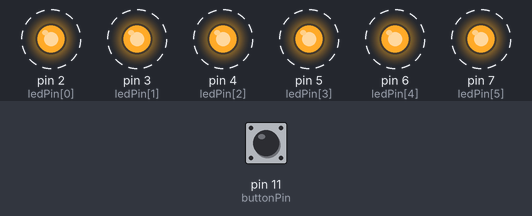
Bench run of a sketch on a simulated Arduino Uno, built with avr-gcc and run on an emulated ATmega328P. Shown: output pins drawn as LEDs (lit = HIGH). Dashed ring = blinking. Inputs (shaded band) come from the test bench; at power-on: pin 11 (buttonPin) LOW.

Above: at 0.46 s.
1.3 s: pin 11 (buttonPin) pulled HIGH for 0.15 s
At 1.69 s:
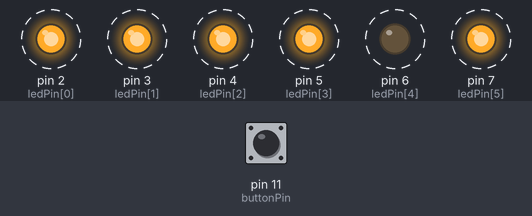
4.4 s: pin 11 (buttonPin) pulled HIGH for 1 s
At 5.08 s:
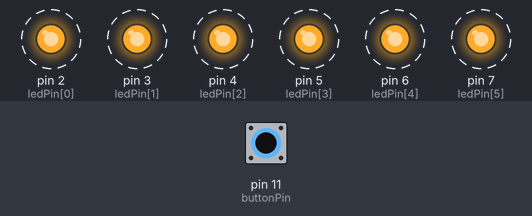
7.4 s: pin 11 (buttonPin) pulled HIGH for 3.2 s
At 8.47 s:
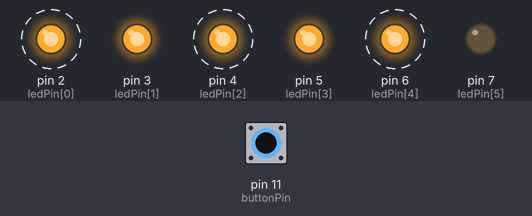
Timing chart, 0 to 18.1 s (numbered marks = the images above; inputs shaded):
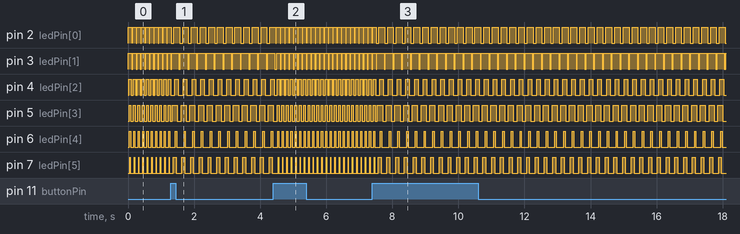

The sketch:

BT_6led.ino
```cpp
byte ledPin[] = {2,3,4,5,6,7};
byte ledPin2[]= {2,4,6};
byte ledPin1[]= {3,5,7};
byte pinCount;
byte pinCount1;
byte pinCount2;

const int buttonPin = 11;

int buttonState = 0;
int lastButtonState = 0;
int buttonPushCounter = 1;

void setup() {
  // put your setup code here, to run once:
  pinMode(buttonPin,INPUT);
  pinCount = sizeof(ledPin);
  pinCount2= sizeof(ledPin2);
  pinCount1= sizeof(ledPin1);
  for (int i=0; i<pinCount; i++){
    pinMode(ledPin[i], OUTPUT);
    //digitalWrite(ledPin[i],LOW);
  }
  //Serial.begin(9600);
}

void loop() {
  // put your main code here, to run repeatedly:
  //int buttonStatus = digitalRead(button);
  // Serial.println(buttonStatus);
  buttonState = digitalRead(buttonPin);

  if (buttonState != lastButtonState){
    if(buttonState == HIGH){
      buttonPushCounter++;
    }else {
   }
  }
  lastButtonState = buttonState;


  if (buttonPushCounter % 2 == 0){
    for (int i=0; i < pinCount1; i++){
      digitalWrite(ledPin1[i], HIGH);
      delay(22);
      }
    for (int i=0; i < pinCount2; i++){
      digitalWrite(ledPin2[i], HIGH);
      delay(22);
    }

    for (int i=pinCount - 1; i >= 0; i--){
      digitalWrite(ledPin[i], LOW);
      delay(22);
    }
  }else {
    for (int i=0; i < pinCount; i++){
    digitalWrite(ledPin[i], HIGH);
    delay(11);
    }
    for (int i=pinCount -1; i >= 0; i--){
    digitalWrite(ledPin[i], LOW);
    delay(11);
    }


   }

}

//    do{
//        if(buttonState == HIGH){
//          buttonPushCounter++;
//          for (int i=0; i < pinCount; i++){
//            digitalWrite(ledPin[i], HIGH);
//            //delay(22);
//            }
//          for (int i=pinCount-1; i >= 0; i--){
//            digitalWrite(ledPin[i], LOW);
//            //delay(22);
//            }
//        }else{}
//      }while(buttonPushCounter %2 == 0);
```

Measured:
- after the input at 1.3 s, pin 2 (ledPin[0]): alternates HIGH for 0.18 s and LOW for 0.09 s, starting after 0.09 s; pin 3 (ledPin[1]): alternates HIGH for 0.22 s and LOW for 0.04 s, starting after 0.24 s
- after the input at 4.4 s, pin 2 (ledPin[0]): alternates HIGH for 0.12 s and LOW for 0.01 s, starting after 0.09 s; pin 3 (ledPin[1]): alternates HIGH for 0.10 s and LOW for 0.03 s, starting after 0.20 s
- after the input at 7.4 s, pin 2 (ledPin[0]): alternates HIGH for 0.18 s and LOW for 0.09 s, starting after 0.20 s; pin 4 (ledPin[2]): alternates HIGH for 0.11 s and LOW for 0.15 s, starting after 0.22 s; pin 6 (ledPin[4]): alternates HIGH for 0.04 s and LOW for 0.22 s, starting after 0.24 s
- by itself, pin 2 (ledPin[0]): alternates HIGH for 0.12 s and LOW for 0.01 s
- by itself, pin 3 (ledPin[1]): alternates HIGH for 0.10 s and LOW for 0.03 s
- by itself, pin 4 (ledPin[2]): alternates HIGH for 0.08 s and LOW for 0.06 s
- by itself, pin 5 (ledPin[3]): alternates HIGH for 0.06 s and LOW for 0.08 s
- by itself, pin 6 (ledPin[4]): alternates HIGH for 0.03 s and LOW for 0.10 s
